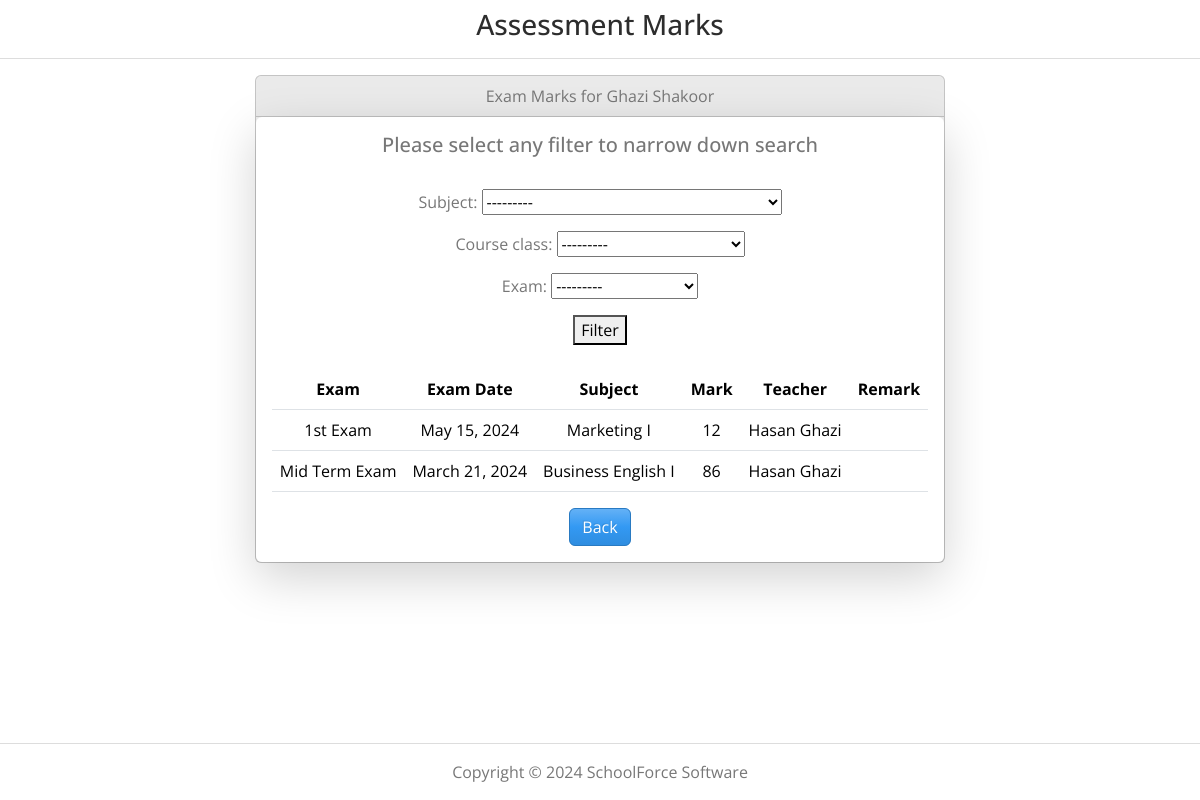
The app's page /exam_marks/ (signed in) with its own data.
### cmsmain/models.py (models this page shows, shortened)
class Student(models.Model):
    user = models.OneToOneField(User, on_delete=models.CASCADE)
    subjects  = models.ManyToManyField(Subject, related_name='students')
    student_number = models.PositiveIntegerField(unique=True, null=True, blank=True)
    first_name = models.CharField(max_length=50)
    last_name = models.CharField(max_length=50)
    phone = models.CharField(max_length=20, null=True, blank=True)
    date_of_birth = models.DateField()
    nationality = models.CharField(max_length=50)
    passport_number = models.CharField(max_length=50)
    email = models.EmailField(max_length=100)
    enrolment_date = models.DateField()
    picture = models.ImageField(upload_to='uploads/', null=True, blank=True)
    created_at = models.DateTimeField(auto_now_add=True, null=True, blank=True)
    def __str__(self):
        return f'{self.first_name} {self.last_name}'

class ExamMark(models.Model):
    student = models.ForeignKey(Student, on_delete=models.CASCADE, related_name='exammarks', null=True, blank=True)
    exam = models.ForeignKey(Exam, on_delete=models.CASCADE, related_name='exammarks')
    mark = models.IntegerField(null=True, blank=True)
    remark = models.TextField(null=True, blank=True)
    class Meta:
        constraints = [
            models.UniqueConstraint(fields=['student', 'exam'], name='unique_student_exam')
        ]

class Exam(models.Model):
    course_class = models.ForeignKey(CourseClass, on_delete=models.CASCADE, related_name='exams', null=True, blank=True)
    name = models.CharField(max_length=100)
    total = models.IntegerField()
    weight = models.IntegerField()
    description = models.TextField(null=True, blank=True)
    location = models.ForeignKey(Location, on_delete=models.CASCADE, related_name='exams', null=True, blank=True)
    date = models.DateField()
    def __str__(self):
        return self.name

class CourseClass(models.Model):
    class_code = models.CharField(max_length=20)
    class_name = models.CharField(max_length=30)
    subject = models.ForeignKey(Subject, on_delete=models.CASCADE, related_name='classes')
    term = models.ForeignKey(Term, on_delete=models.CASCADE, related_name='classes')
    teacher = models.ForeignKey(Teacher, on_delete=models.CASCADE, related_name='classes')
    students = models.ManyToManyField(Student, related_name='classes', blank=True)
    def __str__(self):
        return f"{self.class_name}"

class Subject(models.Model):
    code = models.CharField(max_length=20, unique=True)
    name = models.CharField(max_length=100)
    def __str__(self):
        return self.name

class Teacher(models.Model):
    user = models.OneToOneField(User, on_delete=models.CASCADE)
    subjects = models.ManyToManyField(Subject, related_name='teachers')
    first_name = models.CharField(max_length=50)
    last_name = models.CharField(max_length=50)
    phone = models.CharField(max_length=20, null=True, blank=True)
    email = models.EmailField(max_length=100)
    date_joined = models.DateField(null=True, blank=True)
    created_at = models.DateTimeField(auto_now_add=True, null=True, blank=True)
    def __str__(self):
        return f'{self.first_name} {self.last_name}'

### cmsmain/views.py (the view, shortened to what this page needs)
# urls.py: path('exam_marks/', views.exam_marks_view, name='exam_marks'),
@login_required(login_url='login')
def exam_marks_view(request):
    form = ExamMarksFilterForm(request.POST or None)
    exam_marks = ExamMark.objects.filter(student=request.user.student)
    student = request.user.student
    context = {
        'form': form,
        'exam_marks': exam_marks,
        'student': student
    }
    return render(request, 'app_student/exam_marks.html', context)

### cmsmain/forms.py
class ExamMarksFilterForm(forms.Form):
    subject = forms.ModelChoiceField(queryset=Subject.objects.all(
    ), required=False, widget=forms.Select(attrs={'class': 'form-field'}))
    course_class = forms.ModelChoiceField(queryset=CourseClass.objects.all(), required=False)
    exam = forms.ModelChoiceField(queryset=Exam.objects.all(), required=False)

### cmsmain/templates/app_student/exam_marks.html (shortened to what this page needs)
{% extends 'cmsmain/base.html' %}
{% load static %}
{% block content %}
<h3 class="mt-2 text-center">Assessment Marks</h3>
<hr />
<div class="d-flex justify-content-center">
    <div class="row">
        <div class="col col-md">
            <div class="card bg-light mb-3">
                <div class="card-header">
                    Exam Marks for {{ student }}
                </div>
                <div class="card-body shadow-lg bg-body rounded">
                    <h5>Please select any filter to narrow down search</h5>
                    <br />
                    <form method="post">
                        {{ form.as_p }}
                        <button type="submit">Filter</button>
                    </form>
                    <br />
                    <table class='table'>
                        <thead>
                            <tr>
                                <th>Exam</th>
                                <th>Exam Date</th>
                                <th>Subject</th>
                                <th>Mark</th>
                                <th>Teacher</th>
                                <th>Remark</th>
                            </tr>
                        </thead>
                        <tbody>
                            {% for exam_mark in exam_marks %}
                            <tr>
                                <td>{{ exam_mark.exam.name }}</td>
                                <td>{{ exam_mark.exam.date }}</td>
                                <td>{{ exam_mark.exam.course_class.subject }}</td>
                                <td>{{ exam_mark.mark }}</td>
                                <td>{{ exam_mark.exam.course_class.teacher }}</td>
                                <td>{{ exam_mark.remark }}</td>
                            </tr>
                            {% endfor %}
                        </tbody>
                    </table>
                    <a class="btn btn-info" href="{% url 'custom_page' %}">Back</a>
                </div>
            </div>
        </div>
    </div>
</div>
{% endblock %}

### cmsmain/templates/cmsmain/base.html (style rules this page uses)
.form-field { max-width: 300px; width: 100%; }
.wrapper { min-height: 100vh; display: flex; flex-direction: column; }
table tr th { font-size: 16px; font-weight: bold; }
table thead tr th { font-size: 16px; font-weight: bold; }

### records on screen
Student: first_name+last_name "Ghazi Shakoor"
ExamMark: exam.name "1st Exam", exam "May 15, 2024", exam.course_class.subject "Marketing I", mark "12", exam.course_class.teacher "Hasan Ghazi"
ExamMark: exam.name "Mid Term Exam", exam "March 21, 2024", exam.course_class.subject "Business English I", mark "86", exam.course_class.teacher "Hasan Ghazi"
